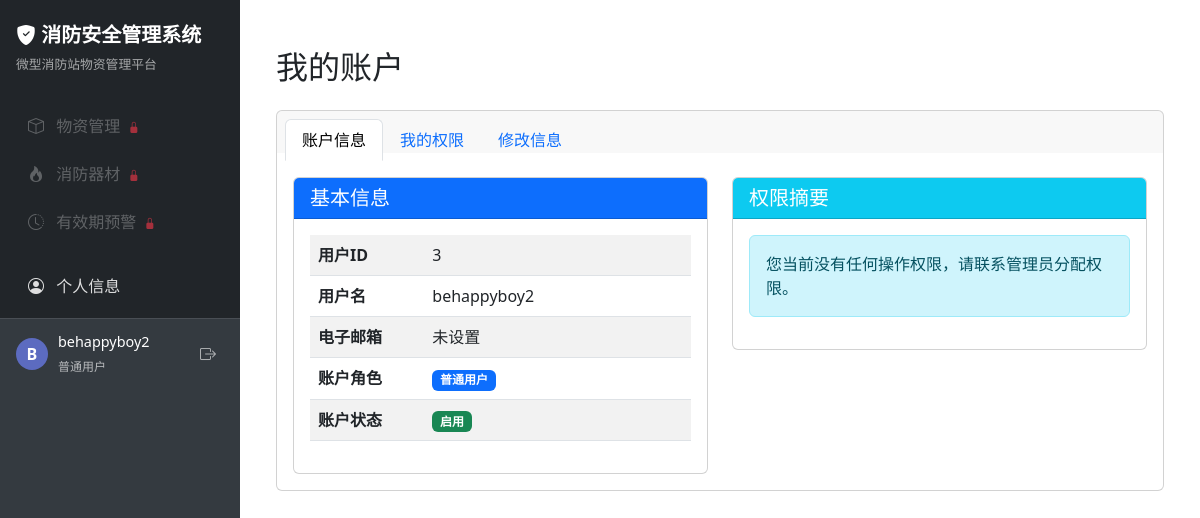
The page /auth/my-account (signed in) on the database as committed earlier.
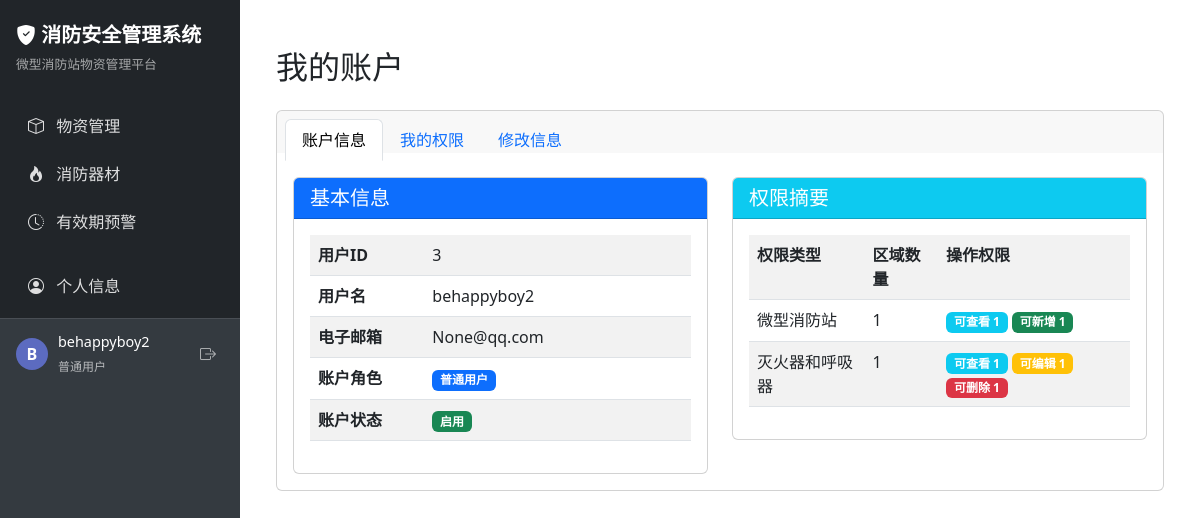
The same page on the database as committed later.
### app/models/user.py (models this page shows, shortened)
class User(UserMixin, db.Model):
    __tablename__ = 'user'
    id = db.Column(db.Integer, primary_key=True)
    username = db.Column(db.String(80), unique=True, nullable=False)
    password_hash = db.Column(db.String(256), nullable=False)
    role = db.Column(db.String(20), default='user')  # admin 或 user
    is_active = db.Column(db.Boolean, default=True)  # 账号是否启用
    email = db.Column(db.String(120))  # 添加邮箱字段

class Permission(db.Model):
    __tablename__ = 'permission'
    id = db.Column(db.Integer, primary_key=True)
    user_id = db.Column(db.Integer, db.ForeignKey('user.id', ondelete='CASCADE'), nullable=False)
    operation_type = db.Column(db.String(50), nullable=False)  # 操作类型：微型消防站、灭火器和呼吸器、应急灯具
    area_id = db.Column(db.String(50), nullable=False)  # 区域ID
    area_name = db.Column(db.String(100))  # 区域名称（冗余字段，方便显示）
    can_view = db.Column(db.Boolean, default=True)  # 是否可查看
    can_add = db.Column(db.Boolean, default=False)  # 是否可添加
    can_edit = db.Column(db.Boolean, default=False)  # 是否可编辑
    can_delete = db.Column(db.Boolean, default=False)  # 是否可删除

### app/routes/auth.py (the view)
@auth_bp.route('/my-account')
@login_required
def my_account():
    permissions = Permission.query.filter_by(user_id=current_user.id).all()
    is_admin = current_user.role == 'admin'
    return render_template('auth/my_account.html', permissions=permissions, is_admin=is_admin)

### app/templates/auth/my_account.html (shortened to what the changed rows need)
{% extends 'base.html' %}
{% block content %}
<div class="container-fluid py-4">
    <h2 class="mb-4">我的账户</h2>
    <div class="card">
        <div class="card-body card-body-tab">
            <div class="tab-content" id="myAccountTabContent">
                <div class="tab-pane fade show active" id="profile" role="tabpanel" aria-labelledby="profile-tab">
                    <div class="row mt-4">
                        <div class="col-md-6">
                            <div class="card">
                                <div class="card-body">
                                    <table class="table table-striped">
                                        <tr>
                                            <th style="width: 30%">用户ID</th>
                                            <td>{{ current_user.id }}</td>
                                        </tr>
                                        <tr>
                                            <th>用户名</th>
                                            <td>{{ current_user.username }}</td>
                                        </tr>
                                        <tr>
                                            <th>电子邮箱</th>
                                            <td>{{ current_user.email or '未设置' }}</td>
                                        </tr>
                                        <tr>
                                            <th>账户角色</th>
                                            <td>
                                                <span class="badge {% if current_user.role == 'admin' %}bg-danger{% else %}bg-primary{% endif %}">
                                                    {{ '管理员' if current_user.role == 'admin' else '普通用户' }}
                                                </span>
                                            </td>
                                        </tr>
                                        <tr>
                                            <th>账户状态</th>
                                            <td>
                                                <span class="badge {% if current_user.is_active %}bg-success{% else %}bg-secondary{% endif %}">
                                                    {{ '启用' if current_user.is_active else '禁用' }}
                                                </span>
                                            </td>
                                        </tr>
                                    </table>
                                </div>
                            </div>
                        </div>
                        <div class="col-md-6">
                            <div class="card">
                                <div class="card-body">
                                    {% if current_user.role == 'admin' %}
                                    <div class="alert alert-primary">
                                        <i class="bi bi-shield-check me-2"></i>
                                        <strong>管理员权限:</strong> 您作为管理员拥有系统内所有区域的全部操作权限。
                                    </div>
                                    <div class="d-flex flex-wrap mt-3">
                                        <span class="badge bg-info m-1">可查看所有区域</span>
                                        <span class="badge bg-success m-1">可新增所有区域</span>
                                        <span class="badge bg-warning m-1">可编辑所有区域</span>
                                        <span class="badge bg-danger m-1">可删除所有区域</span>
                                    </div>
                                    {% elif permissions %}
                                    <table class="table table-striped">
                                        <tr>
                                            <th>权限类型</th>
                                            <th>区域数量</th>
                                            <th>操作权限</th>
                                        </tr>
                                        {% set ns = namespace(type_counts={'微型消防站': 0, '灭火器和呼吸器': 0, '应急灯具': 0}, ops={}) %}
                                        {% for perm in permissions %}
                                            {% set _ = ns.type_counts.update({perm.operation_type: ns.type_counts[perm.operation_type] + 1}) %}
                                            {% if perm.operation_type not in ns.ops %}
                                                {% set _ = ns.ops.update({perm.operation_type: {'view': 0, 'add': 0, 'edit': 0, 'delete': 0}}) %}
                                            {% endif %}
                                            {% if perm.can_view %}{% set _ = ns.ops[perm.operation_type].update({'view': ns.ops[perm.operation_type]['view'] + 1}) %}{% endif %}
                                            {% if perm.can_add %}{% set _ = ns.ops[perm.operation_type].update({'add': ns.ops[perm.operation_type]['add'] + 1}) %}{% endif %}
                                            {% if perm.can_edit %}{% set _ = ns.ops[perm.operation_type].update({'edit': ns.ops[perm.operation_type]['edit'] + 1}) %}{% endif %}
                                            {% if perm.can_delete %}{% set _ = ns.ops[perm.operation_type].update({'delete': ns.ops[perm.operation_type]['delete'] + 1}) %}{% endif %}
                                        {% endfor %}
                                        {% for type, count in ns.type_counts.items() %}
                                        {% if count > 0 %}
                                        <tr>
                                            <td>{{ type }}</td>
                                            <td>{{ count }}</td>
                                            <td>
                                                {% if ns.ops[type]['view'] > 0 %}<span class="badge bg-info">可查看 {{ ns.ops[type]['view'] }}</span>{% endif %}
                                                {% if ns.ops[type]['add'] > 0 %}<span class="badge bg-success">可新增 {{ ns.ops[type]['add'] }}</span>{% endif %}
                                                {% if ns.ops[type]['edit'] > 0 %}<span class="badge bg-warning">可编辑 {{ ns.ops[type]['edit'] }}</span>{% endif %}
                                                {% if ns.ops[type]['delete'] > 0 %}<span class="badge bg-danger">可删除 {{ ns.ops[type]['delete'] }}</span>{% endif %}
                                            </td>
                                        </tr>
                                        {% endif %}
                                        {% endfor %}
                                    </table>
                                    {% else %}
                                    <div class="alert alert-info">
                                        您当前没有任何操作权限，请联系管理员分配权限。
                                    </div>
                                    {% endif %}
                                </div>
                            </div>
                        </div>
                    </div>
                </div>
            </div>
        </div>
    </div>
</div>
{% endblock %}

### app/templates/base.html (shortened to what the changed rows need)
<!DOCTYPE html>
<html lang="zh-CN">
<head>
    <link href="https://cdn.jsdelivr.net/npm/bootstrap@5.3.0/dist/css/bootstrap.min.css" rel="stylesheet">
    <link href="https://cdn.jsdelivr.net/npm/bootstrap-icons@1.11.0/font/bootstrap-icons.css" rel="stylesheet">
</head>
<body>
    <div class="wrapper">
        <nav class="sidebar" id="sidebar">
            <div class="sidebar-nav">
                <nav class="navbar navbar-dark bg-dark">
                    <div class="container-fluid">
                        <ul class="navbar-nav">
                            <li class="nav-item">
                                <a class="nav-link {% if request.path.startswith('/station') %}active{% endif %}
                                          {% if not user_permissions_by_type.micro_station and current_user.role != 'admin' %}no-permission{% endif %}"
                                   href="{{ url_for('station.index') }}"
                                   {% if not user_permissions_by_type.micro_station and current_user.role != 'admin' %}
                                   onclick="showNoPermissionAlert(event, '微型站物资管理')"
                                   {% endif %}>
                                    <i class="bi bi-box"></i> 物资管理
                                    {% if not user_permissions_by_type.micro_station and current_user.role != 'admin' %}
                                    <i class="bi bi-lock-fill ms-1 text-danger small"></i>
                                    {% endif %}
                                </a>
                            </li>
                            <li class="nav-item">
                                <a class="nav-link {% if request.path.startswith('/equipment') %}active{% endif %}
                                          {% if not user_permissions_by_type.fire_equipment and current_user.role != 'admin' %}no-permission{% endif %}"
                                   href="{{ url_for('equipment.index') }}"
                                   {% if not user_permissions_by_type.fire_equipment and current_user.role != 'admin' %}
                                   onclick="showNoPermissionAlert(event, '消防器材管理')"
                                   {% endif %}>
                                    <i class="bi bi-fire"></i> 消防器材
                                    {% if not user_permissions_by_type.fire_equipment and current_user.role != 'admin' %}
                                    <i class="bi bi-lock-fill ms-1 text-danger small"></i>
                                    {% endif %}
                                </a>
                            </li>
                            <li class="nav-item">
                                <a class="nav-link {% if request.path == '/admin/expiry_alert' %}active{% endif %}
                                          {% if not can_view_expiry_alert %}no-permission{% endif %}"
                                   href="{{ url_for('admin.expiry_alert') }}"
                                   {% if not can_view_expiry_alert %}
                                   onclick="showNoPermissionAlert(event, '有效期预警')"
                                   {% endif %}>
                                    <i class="bi bi-clock-history"></i> 有效期预警
                                    {% if not can_view_expiry_alert %}
                                    <i class="bi bi-lock-fill ms-1 text-danger small"></i>
                                    {% endif %}
                                </a>
                            </li>
                        </ul>
                    </div>
                </nav>
            </div>
            {% if current_user.is_authenticated %}
            <div class="user-info mt-auto">
                <div class="user-avatar">
                    {{ current_user.username[0].upper() }}
                </div>
                <div class="user-details">
                    <p class="user-name">{{ current_user.username }}</p>
                    <span class="user-role">
                        {% if current_user.role == 'admin' %}管理员{% else %}普通用户{% endif %}
                    </span>
                </div>
                <a href="{{ url_for('auth.logout') }}" class="logout-btn" title="退出登录">
                    <i class="bi bi-box-arrow-right"></i>
                </a>
            </div>
            {% else %}
            <div class="mt-auto p-3">
                <a href="{{ url_for('auth.login') }}" class="btn btn-outline-light btn-sm w-100">
                    <i class="bi bi-box-arrow-in-right me-1"></i> 登录
                </a>
            </div>
            {% endif %}
        </nav>
        <main class="content">
            {% block content %}{% endblock %}
        </main>
    </div>
</body>
</html>

Rows that differ between the two databases and show on the page:
changed User "behappyboy2": email "未设置" → "None@qq.com"
added Permission: operation_type "微型消防站", count "1", ops "1"
added Permission: operation_type "灭火器和呼吸器", count "1", ops "1"
Other text that changed with them:
text no longer shown: "您当前没有任何操作权限，请联系管理员分配权限。"
text now shown: "权限类型 区域数量 操作权限"
